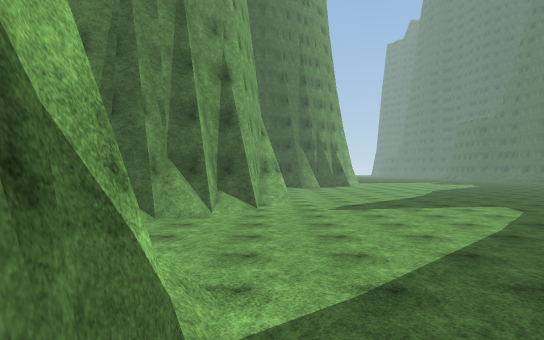
View 1 (above)

22 first-person views from a walk through a Unity game level. The camera is 1.4 m above the floor, looks level and sees 70° across. The floor is counted in squares, 2 m on a side. Each view is taken from the middle of a square. On the plan, view 1 faces up. The plan holds only what a view shows up to about 11 squares ahead; the rest is blank. The place goes on beyond the plan. The player character is not drawn. Surface patterns are stand-ins for the level's own textures.

View 2
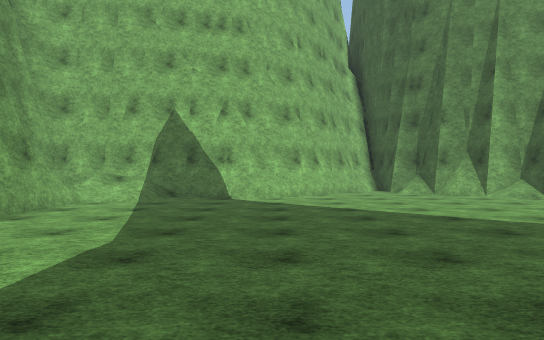

View 3
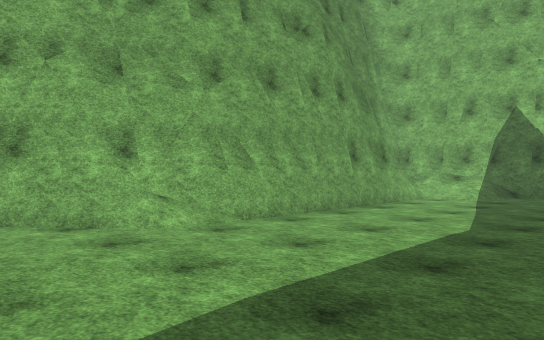

View 4
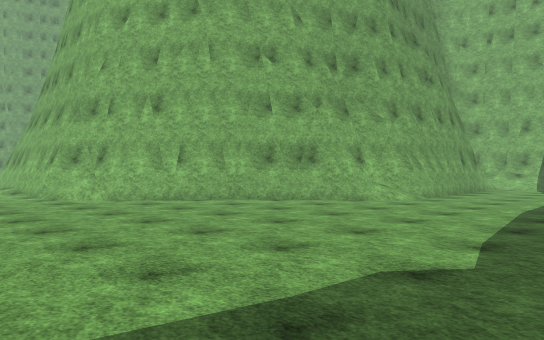

View 5
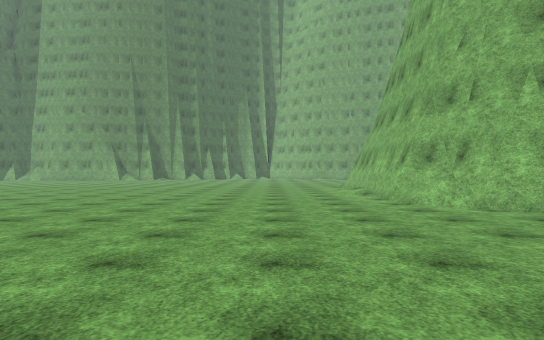

View 6
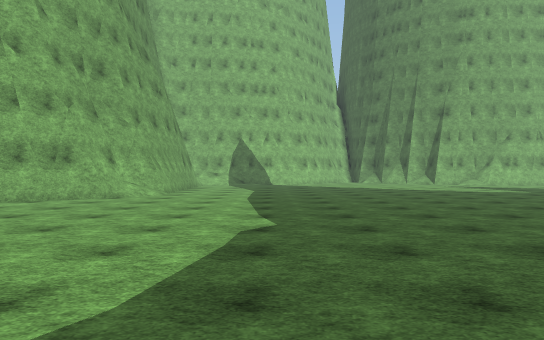

View 7
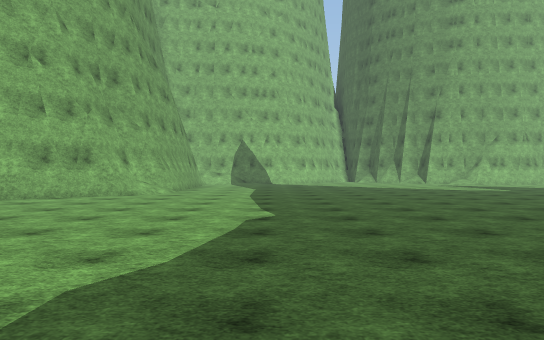

View 8
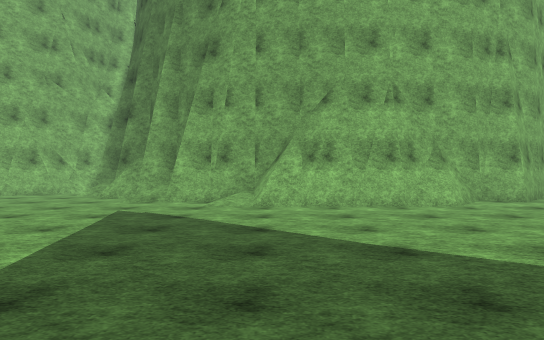

View 9
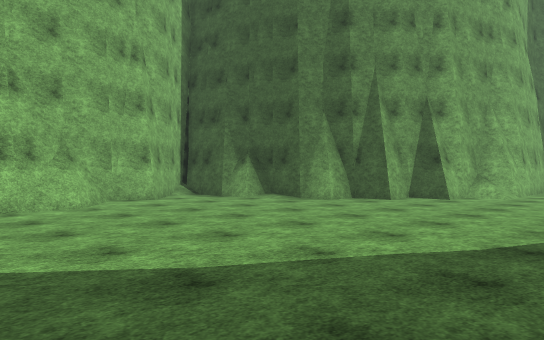

View 10
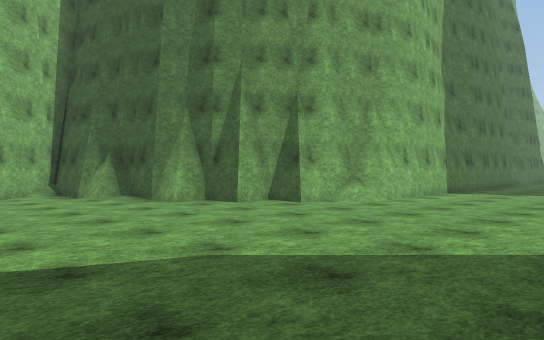

View 11
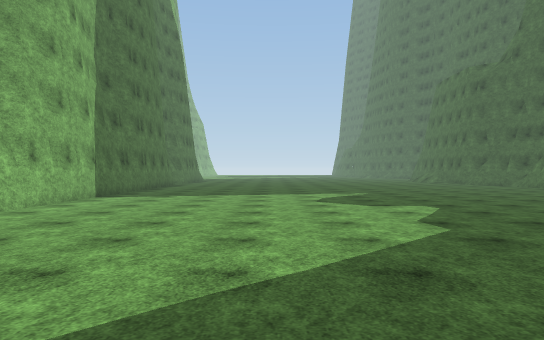

View 12
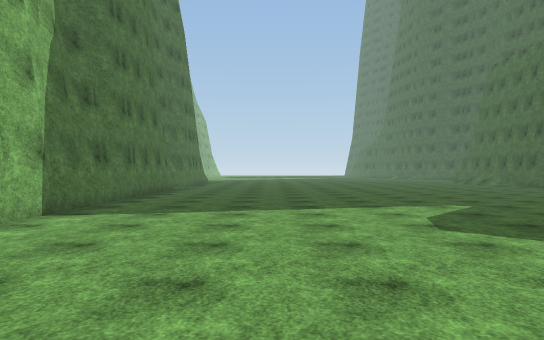

View 13
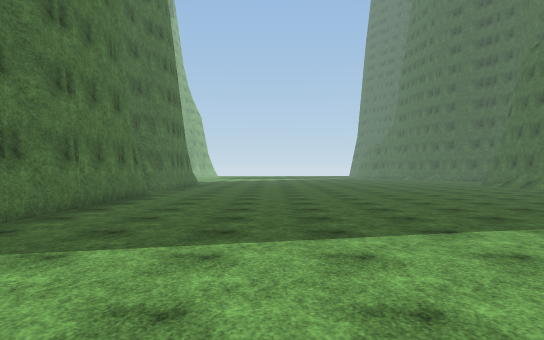

View 14
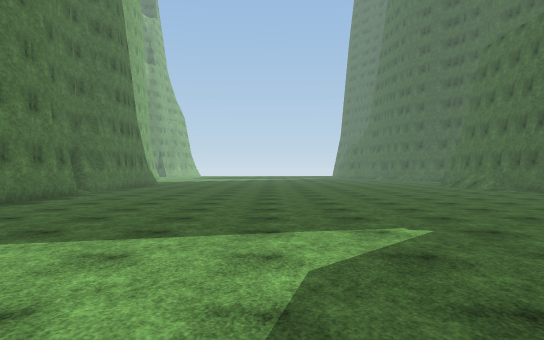

View 15
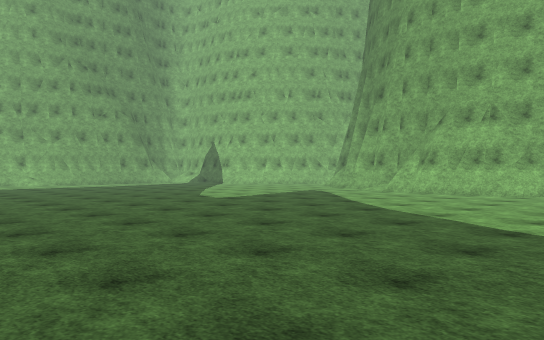

View 16
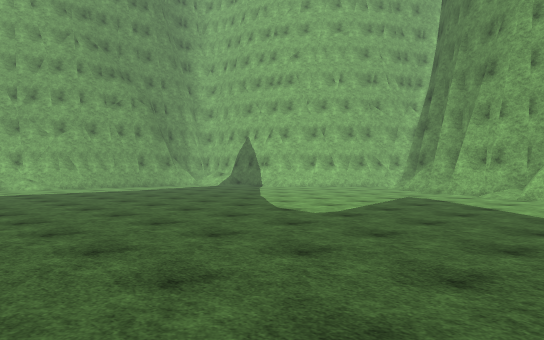

View 17
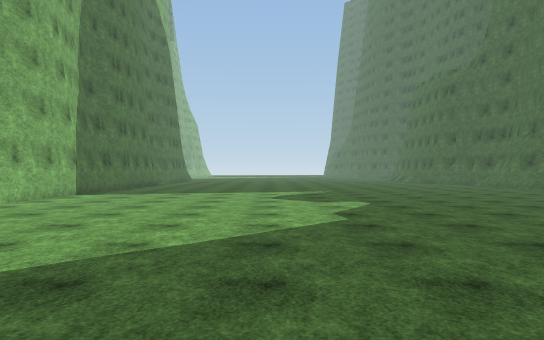

View 18
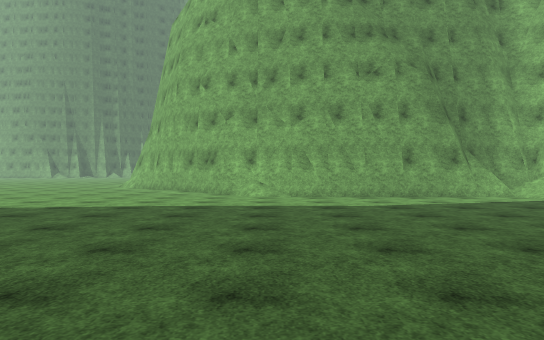

View 19
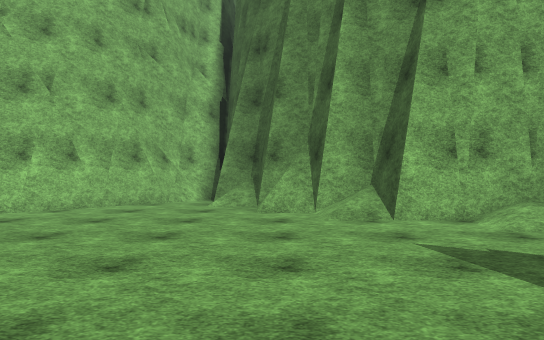

View 20
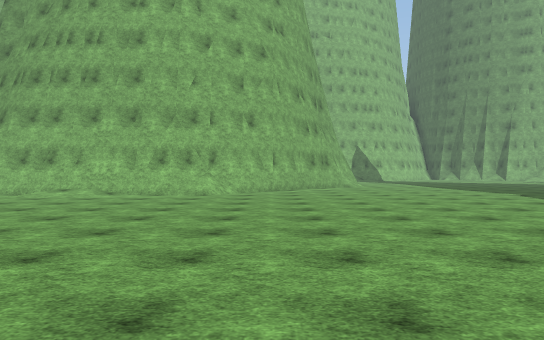

View 21
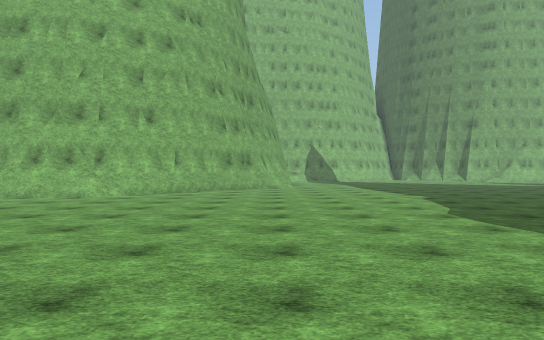

View 22
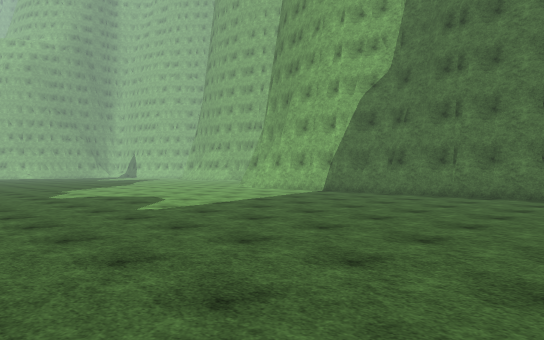

### Floor plan
Points are (right, up) in squares from view 1. A wall is a line through its corners. A room is listed if a view was taken in it or the views show most of it. See-through windows are left out.
Room 1 (views 1, 2, 3, 4, 5, 6, 7, 8, 9, 10, 11, 12, 13, 14, 15, 16, 17, 18, 19, 20, 21, 22)
walls: (0.4, 12.9) (0.2, 12.6) (0.2, 12.1) (-0.4, 11.9); (0.2, 11.8) (-0.4, 11.7); (0.4, 15.5) (0.4, 12.1); (0.2, 15.5) (0.2, 14.9); (-0.3, 12.2) (-0.5, 11.6); (2.3, 20.5) (0.2, 20.5); (-0.6, 11.9) (-0.6, 9.8) (-1.4, 9.7) (-1.5, 8.1); (-0.4, 16.2) (0, 15.7) (0, 15.2) (0.4, 14.4); (2.4, 21.6) (2.4, 20.8); (8.3, -2) (12.3, -6); (-0.4, 16.6) (-0.3, 15.8); (6.4, -1.6) (7.1, -2.1); (7, -2) (7.5, -2.3); (-1.4, 8.9) (-2.2, 8.6) (-2.4, 7.8) (-3.3, 7.7); (5.8, -1.4) (6.5, -1.4) (7.5, -2.1) (8.4, -2.3); (-0.7, 17.6) (-0.7, 16.6); (7.4, -2.3) (8, -2.5); (0.2, 19.6) (-2.1, 19.6); (0.7, 20.5) (0.2, 20.4) (0.2, 19.8) (-0.4, 19.8) (-0.6, 19.5); (9, -3) (9.4, -3.2); (5.4, -1.3) (5.9, -1.4); (-0.9, 17.6) (-0.9, 16.6); (-1.7, 8.8) (-1.7, 8.4); (5.2, 25.4) (5.2, 24.7) (4.5, 24.5) (4.3, 22.6) (3.5, 22.6) (3.5, 21.6) (2.3, 21.6) (2.3, 20.8) (1.6, 20.8) (1.5, 20.4); (0.4, 20.5) (0.4, 19.8); (4.5, -1.1) (5, -1.2); (-1.9, 8.8) (-1.9, 8.4) (-2.4, 8.4); (4.8, -1.4) (5.5, -1.4); (-1.9, 8.1) (-2.4, 8.1); (4.4, -1.3) (4.9, -1.4); (11.1, -4.9) (11.4, -5.4); (-1.7, 3.9) (-1.3, 2.9); (-2.3, 19.3) (-0.4, 17.5); (-1.4, 2.9) (-0.6, 1.8) (-0.5, 0.9); (12, -5.8) (12.2, -6.8) (12.4, -7.3); (-1.7, 3.3) (-1.4, 2.7); (-1.6, 3) (-1.3, 2.5); (-0.6, 1.3) (-0.4, 0.1); (-3.3, 5.6) (-0.6, 2.9); (12, -6.6) (12.2, -7); (0.6, -1.1) (6.5, -1.1); (0.9, -1.4) (1.6, -1.4); (1, -1.5) (1.6, -1.5); (-0.5, -0.1) (-0.5, -2.1); (12.2, -6.8) (13.2, -8.1); (-0.5, -1) (-0.6, -2.1) (0.4, -2.1); (13.1, -7.8) (13.1, -10.5); (5.5, 36) (5.5, 24.5)
low walls: (-0.4, 11.9) (-0.4, 10.8); (-0.4, 16.4) (0.4, 15.5); (-0.4, 17.5) (-0.4, 16.2); (-1.7, 7.9) (-2.4, 7.9); (-0.4, 1.9) (-0.4, 0.9)

Positions as (right, up) in squares from view 1, and headings:
1: (0, 0), facing up
2: (9, 3), facing left
3: (10, 3), facing down-left
4: (16, 3), facing down-left
5: (16, 1), facing down
6: (18, 2), facing left
7: (19, 2), facing left
8: (8, 12), facing left
9: (8, 13), facing up-left
10: (10, 16), facing up-left
11: (10, 18), facing up
12: (9, 22), facing up
13: (9, 25), facing up
14: (11, 25), facing up
15: (12, 18), facing down-left
16: (11, 14), facing down-left
17: (11, 17), facing up
18: (7, 9), facing down
19: (5, 8), facing left
20: (24, -5), facing left
21: (23, -2), facing left
22: (16, 36), facing down-left
